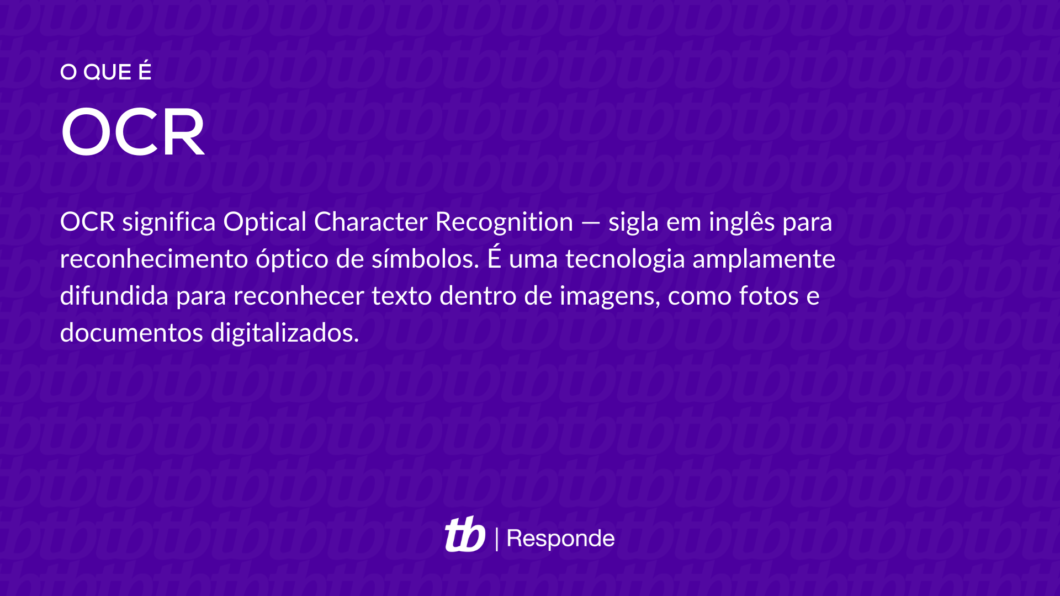
#> input picture img/teste03.png, 1060 x 596 px, found by its file name
$ python gray-escale.py
#> lines starting #> are read from the running program, lines starting #| are printed output that depends on the picture
### PreProcessing/ocr_module.py
from pathlib import Path
import cv2
import numpy as np


def view_image(img):
    cv2.imshow("sample", img)
    cv2.waitKey(2000)


def filepath(list):
    temp = Path.home()
    for i in list:
        temp = Path(temp, i)
    return str(temp)


def read_image(path):
    return cv2.imread(path)
#> returned value is the input picture: shape (596, 1060, 3); mean B, G, R 162.3, 11.4, 83.2


def gray_escale(img):
    print("Escala de cinza")
    return cv2.cvtColor(img, cv2.COLOR_BGR2GRAY)
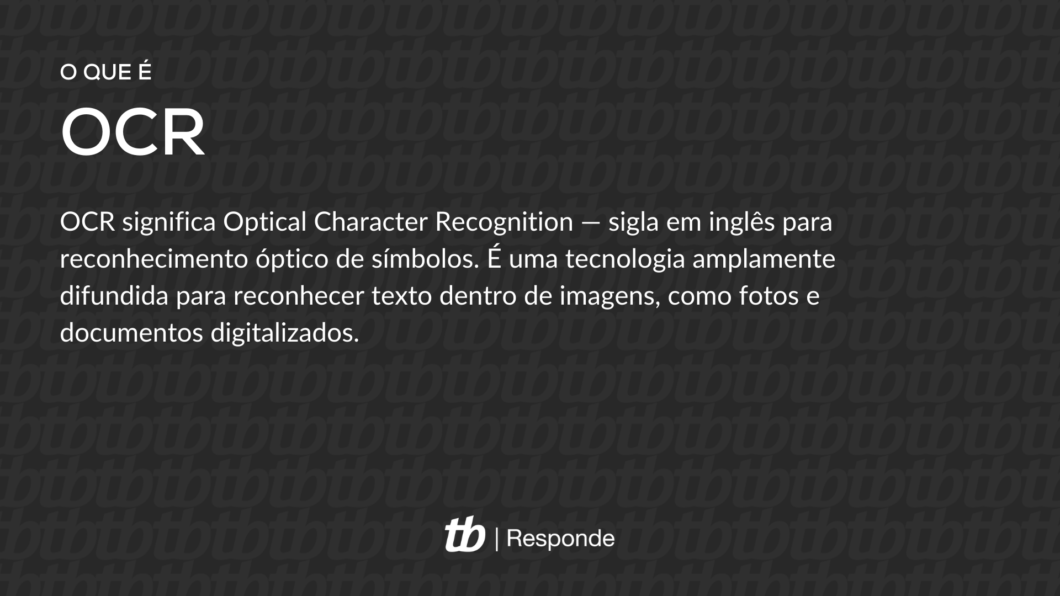
#> returned value: shape (596, 1060); min 40, max 255, mean 49.8


def medium_blur(img):
    return cv2.blur(img, (5, 5))


def gaussian_blur(img):
    return cv2.GaussianBlur(img, (5, 5), 0)


def median_blur(img):
    return cv2.medianBlur(img, 3)


def bilateral_blur(img):
    return cv2.bilateralFilter(img, 15, 55, 45)


def color_invert(img):
    print("Inversão de cores")
    return 255 - img


def redimension(img, w, h):
    print("Redimensionamento de imagem")
    return cv2.resize(img, (w, h))


# [12 lines left out: functions min_redimension, max_redimension, not called in this run]


def simple_thresholding(img, thresh):
    print("limiarização simples")
    return cv2.threshold(img, thresh, 255, cv2.THRESH_BINARY)


def otsu_thresholding(img):
    print("limiarização simples com otsu")
    return cv2.threshold(img, 0, 255, cv2.THRESH_BINARY | cv2.THRESH_OTSU)


# [12 lines left out: functions adapt_thresholding, gauss_thresholding, not called in this run]


def erosao(img):
    print("Erosão")
    return cv2.erode(img, np.ones((2, 2), np.uint8))


def dilatacao(img):
    print("Dilatação")
    return cv2.dilate(img, np.ones((3, 3), np.uint8))

### PreProcessing/gray-escale.py
import ocr_module as mod

list = "Projetos-Python", "OCR", "img", "teste03.png"
path_img = mod.filepath(list)
print(path_img)

img = mod.read_image(path_img)
mod.view_image(img)

gray = mod.gray_escale(img)
mod.view_image(img)
